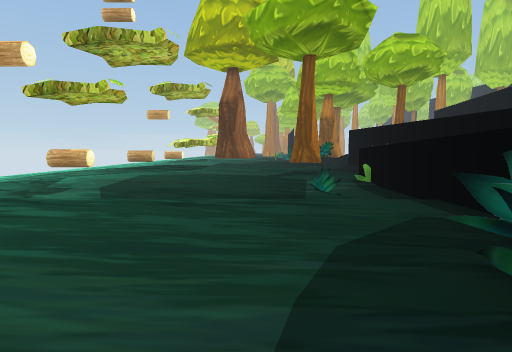
view 1 (above)

16 first-person views from a walk through a scene from a Unity 3-D project. The camera is 1.2 m above the floor, tilts 4° down and sees 75° across. The floor is counted in squares, 2.01 m on a side. Each view is taken from the middle of a square. On the plan, view 1 faces up. The plan holds only what a view shows up to about 10 squares ahead; the rest is blank. The place goes on beyond the plan. The player character is not drawn. Some animated figures are not drawn.

view 2
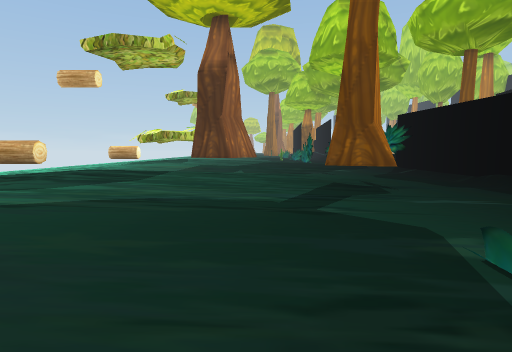

view 3
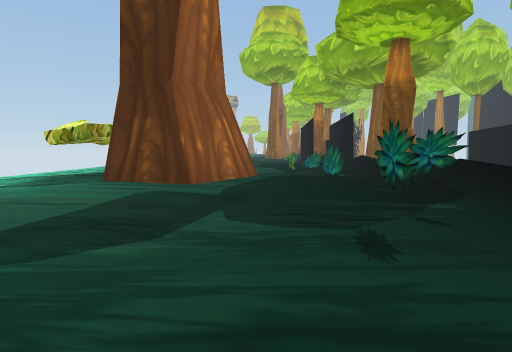

view 4
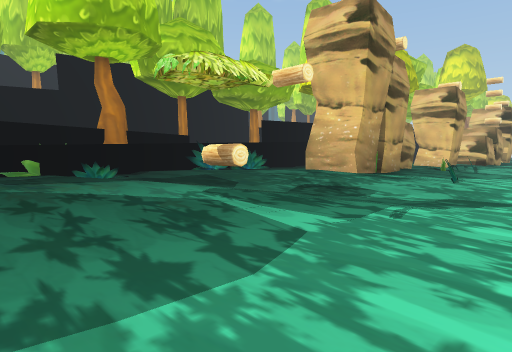

view 5
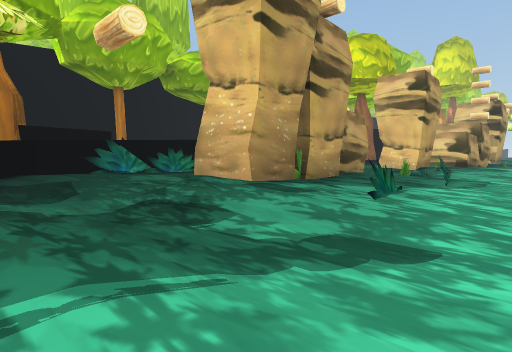

view 6
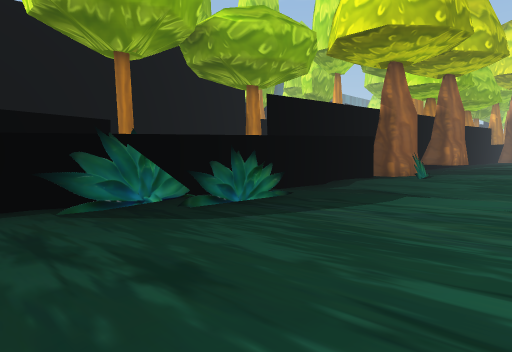

view 7
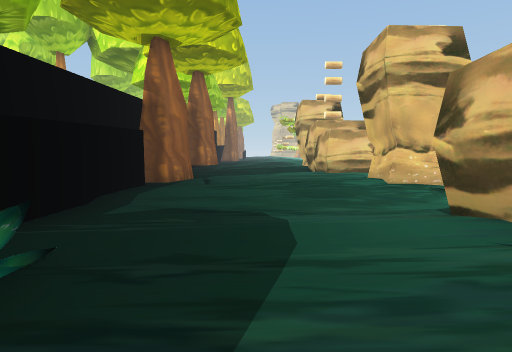

view 8
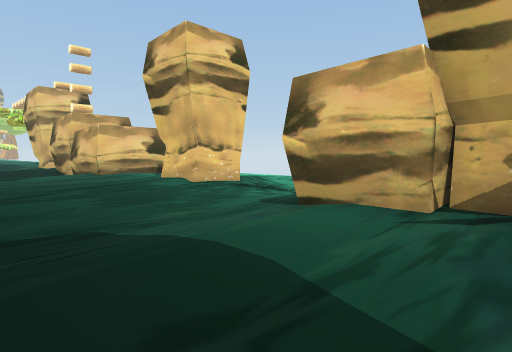

view 9
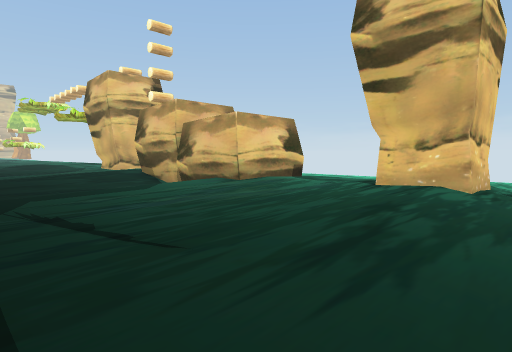

view 10
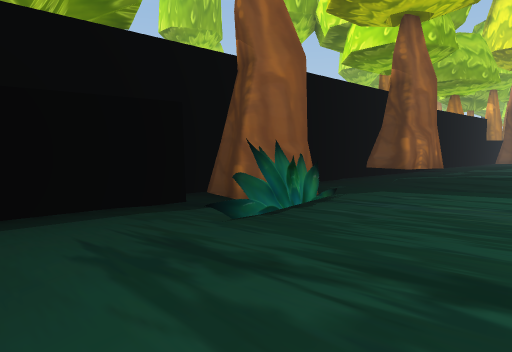

view 11
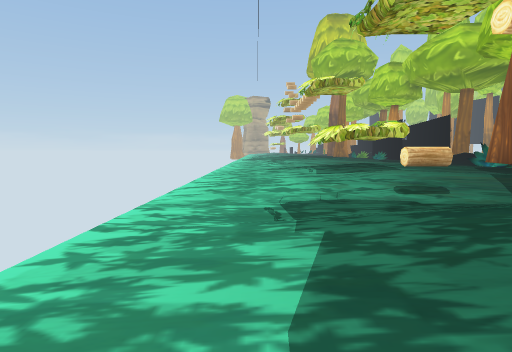

view 12
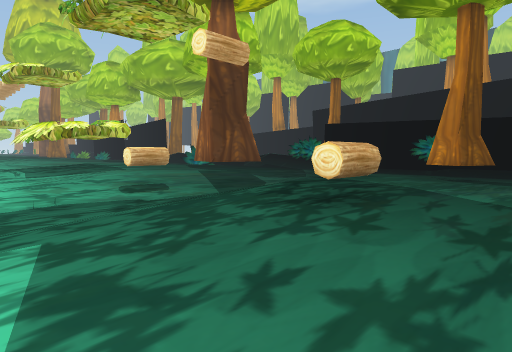

view 13
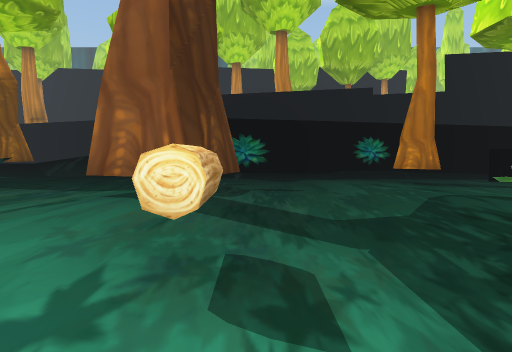

view 14
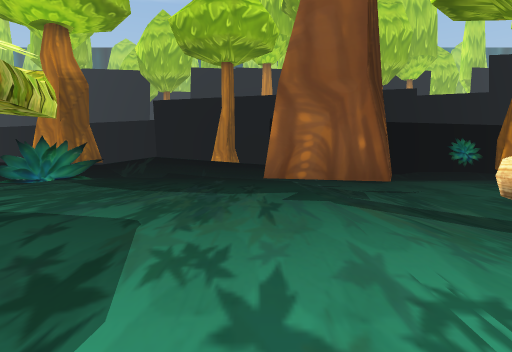

view 15
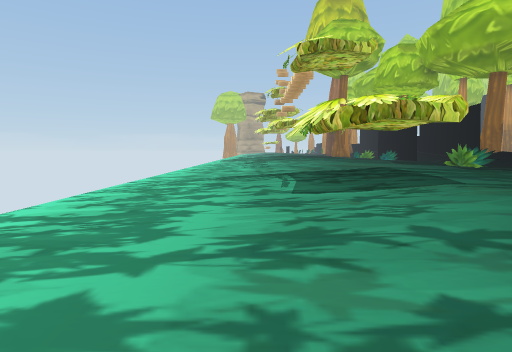

view 16
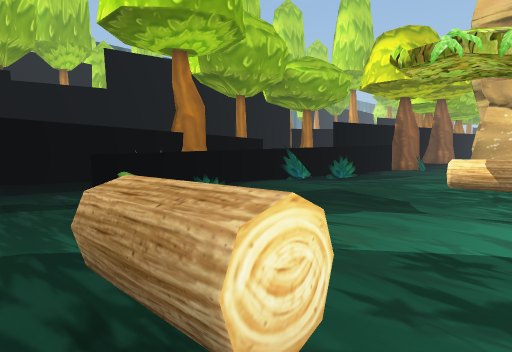

### Floor plan
Key: @ floor where view 1 was taken; # wall or solid block; . main floor; : floor 0.25 m higher than the main floor; - floor 0.25 m lower than the main floor; + floor 0.5 m higher than the main floor; _ floor 0.5 m lower than the main floor; / step, stairs or slope; = window, fence, low wall or low ledge; ^ raised ledge.
Columns run from 7 left of view 1 to 5 right of it. Each row starts with its distance up from view 1.
 22 ..::++::=
 21 ..:////// .#
 20 .////    =.##
 19 ..  =  //=./
 18 .//=#=+:::./
 17 ./:=#=:::../
 16 ...::::::../
 15 ...:::::.../
 14 ..:://#//=.#
 13 ..//^//.=..#
 12 ----//////.#
 11 -/////:::=.#
 10 .//:#:::#=.#
  9 -..::::....#
  8 -...:::..=.#
  7 -..::::.==.#
  6 -../#///=#-#
  5 -////-----=#
  4 ---/////.###
  3 -..:#::..=#
  2 -.=.#:...==
  1  -=##....==
  0  -==##.@.==
 -1  -=###///##
 -2  -/=///---#
 -3    =//////#
 -4  //=#/....#
 -5  /.==...=-#
 -6   ...=../=#
 -7  --.....-=
 -8  -.###..--
 -9      # /---#
-10      #__---#
-11      #//---#

Positions as (right, up) in squares from view 1, and headings:
1: (0, 0), facing up
2: (0, 5), facing up
3: (0, 10), facing up
4: (-7, 9), facing down-right
5: (-7, 6), facing down-right
6: (-2, 4), facing down-right
7: (0, 2), facing down
8: (1, 1), facing down-left
9: (2, -3), facing down-left
10: (-1, -3), facing down-right
11: (-6, 8), facing up
12: (-6, 8), facing up-right
13: (-5, 13), facing right
14: (-5, 15), facing right
15: (-5, 12), facing up
16: (-4, 10), facing down-right
